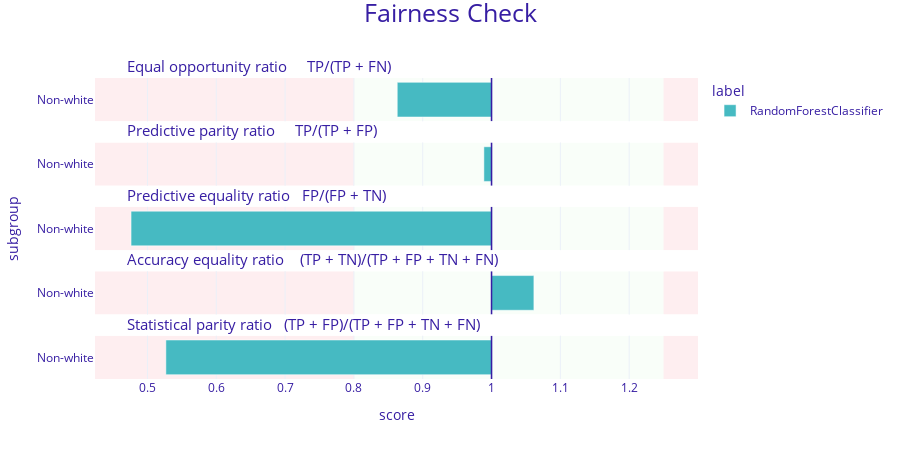

The cell this chart's notebook holds for it:
### Code cell
def predict_random_forest(m, d): 
    return m.predict_proba(d)[:, 1]

model = RandomForestClassifier(random_state=0).fit(x_train, y_train)
plot_fobject(model, predict_random_forest, "rf.png")

### Figure 1 — Plotly figure (JSON) as saved in the notebook; plotly's stock layout.template omitted (floating-point values rounded to 4 significant figures)
{"data": [{"alignmentgroup": "True", "customdata": [["Non-white", 0.863, "RandomForestClassifier"]], "hovertemplate": "<b>%{customdata[2]}</b><br>Subgroup: %{customdata[0]}<br>Score: %{customdata[1]}<br><extra></extra>", "legendgroup": "RandomForestClassifier", "marker": {"color": "#46bac2", "pattern": {"shape": ""}}, "name": "RandomForestClassifier", "offsetgroup": "RandomForestClassifier", "orientation": "h", "showlegend": true, "textposition": "auto", "type": "bar", "x": [-0.137], "xaxis": "x5", "y": [0.5], "yaxis": "y5"}, {"alignmentgroup": "True", "customdata": [["Non-white", 0.989, "RandomForestClassifier"]], "hovertemplate": "<b>%{customdata[2]}</b><br>Subgroup: %{customdata[0]}<br>Score: %{customdata[1]}<br><extra></extra>", "legendgroup": "RandomForestClassifier", "marker": {"color": "#46bac2", "pattern": {"shape": ""}}, "name": "RandomForestClassifier", "offsetgroup": "RandomForestClassifier", "orientation": "h", "showlegend": false, "textposition": "auto", "type": "bar", "x": [-0.01111], "xaxis": "x4", "y": [0.5], "yaxis": "y4"}, {"alignmentgroup": "True", "customdata": [["Non-white", 0.476, "RandomForestClassifier"]], "hovertemplate": "<b>%{customdata[2]}</b><br>Subgroup: %{customdata[0]}<br>Score: %{customdata[1]}<br><extra></extra>", "legendgroup": "RandomForestClassifier", "marker": {"color": "#46bac2", "pattern": {"shape": ""}}, "name": "RandomForestClassifier", "offsetgroup": "RandomForestClassifier", "orientation": "h", "showlegend": false, "textposition": "auto", "type": "bar", "x": [-0.5238], "xaxis": "x3", "y": [0.5], "yaxis": "y3"}, {"alignmentgroup": "True", "customdata": [["Non-white", 1.062, "RandomForestClassifier"]], "hovertemplate": "<b>%{customdata[2]}</b><br>Subgroup: %{customdata[0]}<br>Score: %{customdata[1]}<br><extra></extra>", "legendgroup": "RandomForestClassifier", "marker": {"color": "#46bac2", "pattern": {"shape": ""}}, "name": "RandomForestClassifier", "offsetgroup": "RandomForestClassifier", "orientation": "h", "showlegend": false, "textposition": "auto", "type": "bar", "x": [0.06154], "xaxis": "x2", "y": [0.5], "yaxis": "y2"}, {"alignmentgroup": "True", "customdata": [["Non-white", 0.527, "RandomForestClassifier"]], "hovertemplate": "<b>%{customdata[2]}</b><br>Subgroup: %{customdata[0]}<br>Score: %{customdata[1]}<br><extra></extra>", "legendgroup": "RandomForestClassifier", "marker": {"color": "#46bac2", "pattern": {"shape": ""}}, "name": "RandomForestClassifier", "offsetgroup": "RandomForestClassifier", "orientation": "h", "showlegend": false, "textposition": "auto", "type": "bar", "x": [-0.4732], "xaxis": "x", "y": [0.5], "yaxis": "y"}], "layout": {"annotations": [{"font": {"size": 15}, "showarrow": false, "text": "Statistical parity ratio   (TP + FP)/(TP + FP + TN + FN)", "x": 0.05, "xanchor": "left", "xref": "paper", "y": 0.144, "yanchor": "bottom", "yref": "paper"}, {"font": {"size": 15}, "showarrow": false, "text": "Accuracy equality ratio    (TP + TN)/(TP + FP + TN + FN)", "x": 0.05, "xanchor": "left", "xref": "paper", "y": 0.358, "yanchor": "bottom", "yref": "paper"}, {"font": {"size": 15}, "showarrow": false, "text": "Predictive equality ratio   FP/(FP + TN)", "x": 0.05, "xanchor": "left", "xref": "paper", "y": 0.572, "yanchor": "bottom", "yref": "paper"}, {"font": {"size": 15}, "showarrow": false, "text": "Predictive parity ratio     TP/(TP + FP)", "x": 0.05, "xanchor": "left", "xref": "paper", "y": 0.786, "yanchor": "bottom", "yref": "paper"}, {"font": {"size": 15}, "showarrow": false, "text": "Equal opportunity ratio     TP/(TP + FN)", "x": 0.05, "xanchor": "left", "xref": "paper", "y": 1, "yanchor": "bottom", "yref": "paper"}], "autosize": false, "barmode": "group", "font": {"color": "#371ea3"}, "height": 450, "legend": {"title": {"text": "label"}, "tracegroupgap": 0}, "margin": {"b": 71, "r": 30, "t": 78}, "shapes": [{"fillcolor": "#f05a71", "layer": "below", "line": {"width": 0}, "opacity": 0.1, "type": "rect", "x0": 0.25, "x1": 0.3, "xref": "x", "y0": 0, "y1": 1, "yref": "y"}, {"fillcolor": "#f05a71", "layer": "below", "line": {"width": 0}, "opacity": 0.1, "type": "rect", "x0": -0.5762, "x1": -0.2, "xref": "x", "y0": 0, "y1": 1, "yref": "y"}, {"fillcolor": "#c7f5bf", "layer": "below", "line": {"width": 0}, "opacity": 0.1, "type": "rect", "x0": -0.2, "x1": 0.25, "xref": "x", "y0": 0, "y1": 1, "yref": "y"}, {"line": {"color": "#371ea3", "width": 1.5}, "type": "line", "x0": 0, "x1": 0, "xref": "x", "y0": 0, "y1": 1, "yref": "y"}, {"fillcolor": "#f05a71", "layer": "below", "line": {"width": 0}, "opacity": 0.1, "type": "rect", "x0": 0.25, "x1": 0.3, "xref": "x", "y0": 0, "y1": 1, "yref": "y2"}, {"fillcolor": "#f05a71", "layer": "below", "line": {"width": 0}, "opacity": 0.1, "type": "rect", "x0": -0.5762, "x1": -0.2, "xref": "x", "y0": 0, "y1": 1, "yref": "y2"}, {"fillcolor": "#c7f5bf", "layer": "below", "line": {"width": 0}, "opacity": 0.1, "type": "rect", "x0": -0.2, "x1": 0.25, "xref": "x", "y0": 0, "y1": 1, "yref": "y2"}, {"line": {"color": "#371ea3", "width": 1.5}, "type": "line", "x0": 0, "x1": 0, "xref": "x", "y0": 0, "y1": 1, "yref": "y2"}, {"fillcolor": "#f05a71", "layer": "below", "line": {"width": 0}, "opacity": 0.1, "type": "rect", "x0": 0.25, "x1": 0.3, "xref": "x", "y0": 0, "y1": 1, "yref": "y3"}, {"fillcolor": "#f05a71", "layer": "below", "line": {"width": 0}, "opacity": 0.1, "type": "rect", "x0": -0.5762, "x1": -0.2, "xref": "x", "y0": 0, "y1": 1, "yref": "y3"}, {"fillcolor": "#c7f5bf", "layer": "below", "line": {"width": 0}, "opacity": 0.1, "type": "rect", "x0": -0.2, "x1": 0.25, "xref": "x", "y0": 0, "y1": 1, "yref": "y3"}, {"line": {"color": "#371ea3", "width": 1.5}, "type": "line", "x0": 0, "x1": 0, "xref": "x", "y0": 0, "y1": 1, "yref": "y3"}, {"fillcolor": "#f05a71", "layer": "below", "line": {"width": 0}, "opacity": 0.1, "type": "rect", "x0": 0.25, "x1": 0.3, "xref": "x", "y0": 0, "y1": 1, "yref": "y4"}, {"fillcolor": "#f05a71", "layer": "below", "line": {"width": 0}, "opacity": 0.1, "type": "rect", "x0": -0.5762, "x1": -0.2, "xref": "x", "y0": 0, "y1": 1, "yref": "y4"}, {"fillcolor": "#c7f5bf", "layer": "below", "line": {"width": 0}, "opacity": 0.1, "type": "rect", "x0": -0.2, "x1": 0.25, "xref": "x", "y0": 0, "y1": 1, "yref": "y4"}, {"line": {"color": "#371ea3", "width": 1.5}, "type": "line", "x0": 0, "x1": 0, "xref": "x", "y0": 0, "y1": 1, "yref": "y4"}, {"fillcolor": "#f05a71", "layer": "below", "line": {"width": 0}, "opacity": 0.1, "type": "rect", "x0": 0.25, "x1": 0.3, "xref": "x", "y0": 0, "y1": 1, "yref": "y5"}, {"fillcolor": "#f05a71", "layer": "below", "line": {"width": 0}, "opacity": 0.1, "type": "rect", "x0": -0.5762, "x1": -0.2, "xref": "x", "y0": 0, "y1": 1, "yref": "y5"}, {"fillcolor": "#c7f5bf", "layer": "below", "line": {"width": 0}, "opacity": 0.1, "type": "rect", "x0": -0.2, "x1": 0.25, "xref": "x", "y0": 0, "y1": 1, "yref": "y5"}, {"line": {"color": "#371ea3", "width": 1.5}, "type": "line", "x0": 0, "x1": 0, "xref": "x", "y0": 0, "y1": 1, "yref": "y5"}], "title": {"font": {"size": 25}, "text": "Fairness Check", "x": 0.5, "y": 0.99}, "width": 900, "xaxis": {"anchor": "y", "domain": [0, 1], "range": [-0.5762, 0.3], "ticktext": [0.4, 0.5, 0.6, 0.7, 0.8, 0.9, 1, 1.1, 1.2, 1], "tickvals": [-0.6, -0.5, -0.4, -0.3, -0.2, -0.1, 0, 0.1, 0.2, 0], "title": {"text": "score"}}, "xaxis2": {"anchor": "y2", "domain": [0, 1], "matches": "x", "range": [-0.5762, 0.3], "showticklabels": false, "ticktext": [0.4, 0.5, 0.6, 0.7, 0.8, 0.9, 1, 1.1, 1.2, 1], "tickvals": [-0.6, -0.5, -0.4, -0.3, -0.2, -0.1, 0, 0.1, 0.2, 0]}, "xaxis3": {"anchor": "y3", "domain": [0, 1], "matches": "x", "range": [-0.5762, 0.3], "showticklabels": false, "ticktext": [0.4, 0.5, 0.6, 0.7, 0.8, 0.9, 1, 1.1, 1.2, 1], "tickvals": [-0.6, -0.5, -0.4, -0.3, -0.2, -0.1, 0, 0.1, 0.2, 0]}, "xaxis4": {"anchor": "y4", "domain": [0, 1], "matches": "x", "range": [-0.5762, 0.3], "showticklabels": false, "ticktext": [0.4, 0.5, 0.6, 0.7, 0.8, 0.9, 1, 1.1, 1.2, 1], "tickvals": [-0.6, -0.5, -0.4, -0.3, -0.2, -0.1, 0, 0.1, 0.2, 0]}, "xaxis5": {"anchor": "y5", "domain": [0, 1], "matches": "x", "range": [-0.5762, 0.3], "showticklabels": false, "ticktext": [0.4, 0.5, 0.6, 0.7, 0.8, 0.9, 1, 1.1, 1.2, 1], "tickvals": [-0.6, -0.5, -0.4, -0.3, -0.2, -0.1, 0, 0.1, 0.2, 0]}, "yaxis": {"anchor": "x", "domain": [0, 0.144], "range": [0, 1], "showgrid": false, "ticktext": ["Non-white"], "tickvals": [0.5], "title": {"text": ""}, "zeroline": false}, "yaxis2": {"anchor": "x2", "domain": [0.214, 0.358], "matches": "y", "range": [0, 1], "showgrid": false, "ticktext": ["Non-white"], "tickvals": [0.5], "title": {"text": ""}, "zeroline": false}, "yaxis3": {"anchor": "x3", "domain": [0.428, 0.572], "matches": "y", "range": [0, 1], "showgrid": false, "ticktext": ["Non-white"], "tickvals": [0.5], "title": {"text": "subgroup"}, "zeroline": false}, "yaxis4": {"anchor": "x4", "domain": [0.642, 0.786], "matches": "y", "range": [0, 1], "showgrid": false, "ticktext": ["Non-white"], "tickvals": [0.5], "title": {"text": ""}, "zeroline": false}, "yaxis5": {"anchor": "x5", "domain": [0.856, 1], "matches": "y", "range": [0, 1], "showgrid": false, "ticktext": ["Non-white"], "tickvals": [0.5], "title": {"text": ""}, "zeroline": false}}}
